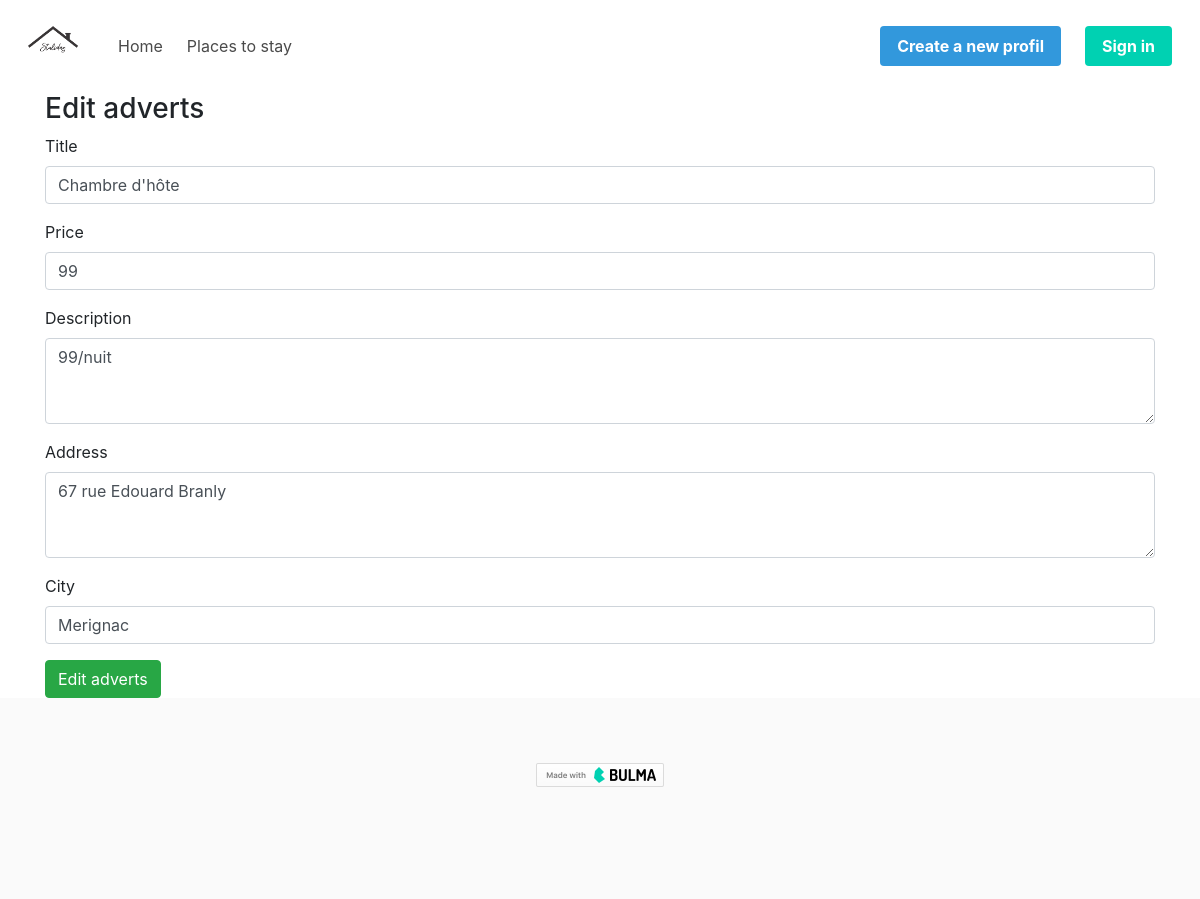
/edit_adverts.php?id=10, run on the app's committed database.
### tables this page shows
CREATE TABLE `adverts` (
  `ad_id` int(11) NOT NULL,
  `title` varchar(255) NOT NULL,
  `description` text NOT NULL,
  `address` varchar(255) NOT NULL,
  `city` varchar(255) NOT NULL,
  `price` int(11) NOT NULL,
  `images` varchar(255) DEFAULT NULL,
  `author` int(11) NOT NULL
);

### edit_adverts.php (the view, shortened to what this page needs)
<?php
require 'includes/header.php';
$id = $_GET['id'];
$sql1 = "SELECT * FROM adverts WHERE ad_id= {$id}";
$res1 = $conn->query($sql1);
$adverts = $res1->fetch(PDO::FETCH_ASSOC);
?>
<div class="container">
    <div class="columns">
        <div class="column">
            <h3>Edit adverts</h3>
            <div class="row">
                <div class="col-12">
                    <form action="process.php" method="POST">
                        <div class="form-group">
                            <label for="InputTitle">Title</label>
                            <input type="text" class="form-control" id="InputTitle"
                                value="<?php echo $adverts['title']; ?>"
                                name="title" required>
                        </div>
                        <div class="form-group">
                            <label for="InputPrice">Price</label>
                            <input type="number" max="999999" class="form-control" id="InputPrice"
                                value="<?php echo $adverts['price']; ?>"
                                name="price" required>
                        </div>
                        <div class="form-group">
                            <label for="InputDescription">Description</label>
                            <textarea class="form-control" id="InputDescription" rows="3" name="description"
                                required><?php echo $adverts['description']; ?></textarea>
                        </div>
                        <div class="form-group">
                            <label for="InputAddress">Address</label>
                            <textarea class="form-control" id="InputAddress" rows="3" name="address"
                                required><?php echo $adverts['address']; ?></textarea>
                        </div>
                        <div class="form-group">
                            <label for="InputCity">City</label>
                            <input type="text" class="form-control" id="InputCity"
                                value="<?php echo $adverts['city']; ?>"
                                name="city" required>
                        </div>
                        <button type="submit" class="btn btn-success" name="adverts_edit">Edit adverts</button>
                    </form>
                </div>
            </div>
        </div>
    </div>
</div>
<?php
require 'includes/footer.php';

### data on the page
adverts: title "Chambre d'hôte", price "99", description "99/nuit", address "67 rue Edouard Branly", city "Merignac"
